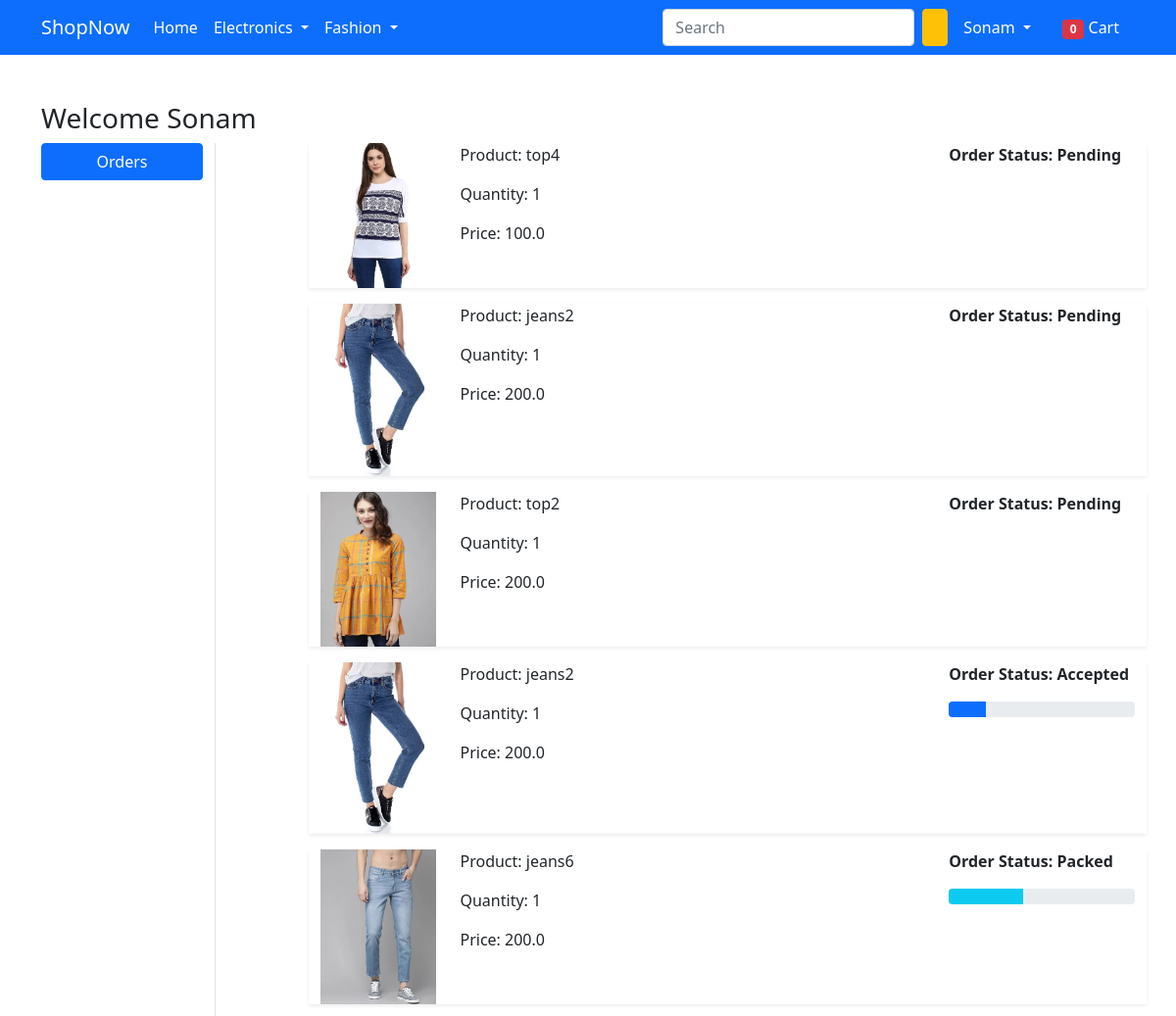
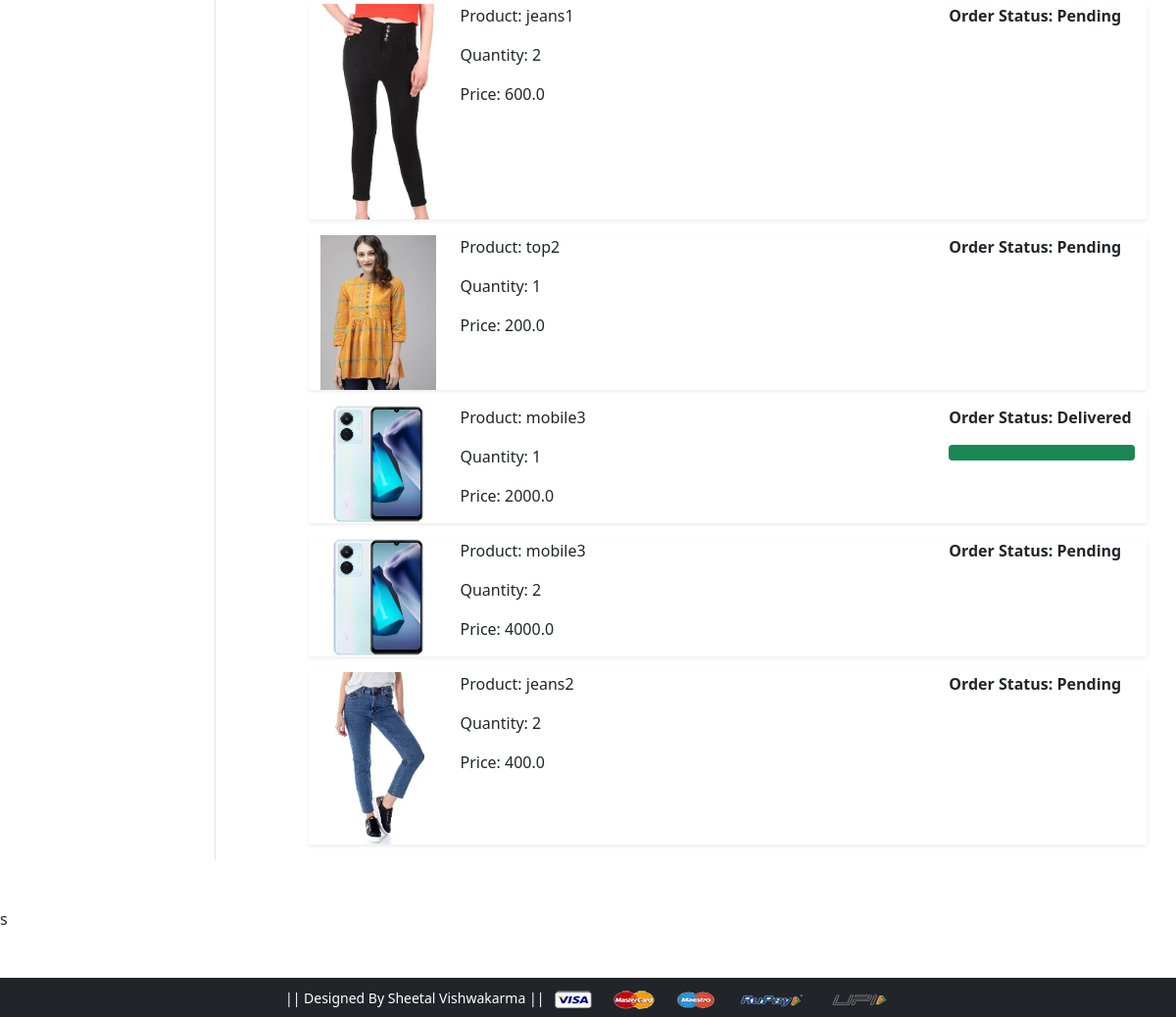
Screenshot of /orders/ (signed in) with the database file from the repository (2 pictures, top to bottom).
### app/models.py (models this page shows, shortened)
class OrderPlaced(models.Model):
    user = models.ForeignKey(User, on_delete=models.CASCADE)
    customer = models.ForeignKey(Customer, on_delete=models.
    CASCADE)
    product = models.ForeignKey(Product, on_delete=models.CASCADE)
    quantity = models.PositiveIntegerField(default=1)
    ordered_date = models.DateTimeField(auto_now_add=True)
    status = models.CharField(max_length=50,
    choices=STATUS_CHOICES,default='Pending')
    @property
    def total_cost(self):
        return self.quantity * self.product.discounted_price

class Product(models.Model):
    title = models.CharField(max_length=100)
    selling_price = models.FloatField()
    discounted_price = models.FloatField()
    description = models.TextField()
    brand = models.CharField(max_length=100)
    category = models.CharField(choices=CATEGORY_CHOICES,
    max_length=2)
    product_image = models.ImageField(upload_to='productimg')

### app/views.py (the view)
# urls.py: path('orders/', views.orders, name='orders'),
@login_required
def orders(request):
    totalitem = 0
    if request.user.is_authenticated:
        totalitem = len(Cart.objects.filter(user=request.user))
    op = OrderPlaced.objects.filter(user=request.user)
    return render(request, 'app/orders.html', {'order_placed':op, 'totalitem':totalitem})

### app/templates/app/orders.html (shortened to what this page needs)
{% extends 'app/base.html' %}
{% load static %}
{% block main-content %}
<div class="container my-5">
 <div class="row">
 <h3>Welcome <span class="text-capitalize"> {{request.user}} </span></h3>
  <div class="col-sm-2 border-end">
   <ul class="list-unstyled">
    <li class="d-grid"><a href="{% url 'orders' %}" class="btn btn-primary">Orders</a></li>
   </ul>
  </div>
  <div class="col-sm-9 offset-sm-1">
{% for op in order_placed %}
   <div class="row shadow-sm mb-3">
    <div class="col-sm-2">
        <img src="{{op.product.product_image.url}}" alt="" srcset="" class="img-fluid" height="150" width="150">
    </div>
    <div class="col-sm-7">
        <p>Product: {{op.product.title}}</p>
        <p>Quantity: {{op.quantity}}</p>
        <p>Price: {{op.total_cost}}</p>
    </div>
    <div class="col-sm-3 fw-bold">
        <p>Order Status: {{op.status}}</p>
        {% if op.status == 'Accepted' %}
        <div class="progress">
            <div class="progress-bar" role="progressbar"
            style="width: 20%" aria-valuenow="20" aria-valuemin="0" aria-valuemax="100">
        </div>
        </div>
        {% endif %}
        {% if op.status == 'Packed' %}
        <div class="progress">
            <div class="progress-bar bg-info" role="progressbar"
            style="width: 40%" aria-valuenow="40" aria-valuemin="0" aria-valuemax="100">
        </div>
        </div>
        {% endif %}
        {% if op.status == 'Delivered' %}
        <div class="progress">
            <div class="progress-bar bg-success" role="progressbar"
            style="width: 100%" aria-valuenow="100" aria-valuemin="0" aria-valuemax="100"></div>
        </div>
    {% endif %}
    </div>
    </div>
    {% endfor %}
   </div>
  </div>
 </div>
{% endblock main-content %}

### app/templates/app/base.html (shortened to what this page needs)
<!doctype html>
{% load static %}
<html lang="en">
  <head>
    <link href="https://cdn.jsdelivr.net/npm/bootstrap@5.0.0-beta1/dist/css/bootstrap.min.css" rel="stylesheet">
    <link rel="stylesheet" href="{% static 'app/css/owl.carousel.min.css' %}">
    <link rel="stylesheet" href="{% static 'app/css/all.min.css' %}">
    <link rel="stylesheet" href="{% static 'app/css/style.css' %}">
  </head>
  <body>
    <nav class="navbar navbar-expand-lg navbar-dark bg-primary">
     <div class="container">
       <a class="navbar-brand" href="/">ShopNow</a>
       <div class="collapse navbar-collapse" id="navbarSupportedContent">
         <ul class="navbar-nav me-auto mb-2 mb-lg-0">
           <li class="nav-item">
             <a class="nav-link active" aria-current="page" href="/">Home</a>
           </li>
           <li class="nav-item dropdown">
             <a class="nav-link dropdown-toggle text-white" href="#" id="electronicsDropdown" role="button" data-bs-toggle="dropdown" aria-expanded="false">
               Electronics
             </a>
           </li>
           <li class="nav-item dropdown">
             <a class="nav-link dropdown-toggle text-white" href="#" id="fashionDropdown" role="button" data-bs-toggle="dropdown" aria-expanded="false">
               Fashion
             </a>
           </li>
         </ul>
         <form class="d-flex">
           <input class="form-control me-2" type="search" placeholder="Search" aria-label="Search">
           <button class="btn btn-warning" type="submit"></button>
         </form>
         <div>
          <ul class="navbar-nav me-auto mb-2 mb-lg-0">
          {% if request.user.is_authenticated %}
           <li class="nav-item dropdown mx-2">
              <a class="nav-link dropdown-toggle text-white" href="#" id="profileDropdown" role="button" data-bs-toggle="dropdown" aria-expanded="false">
                {{request.user.username|capfirst}}
              </a>
            </li>
            <li class="nav-item mx-2">
             <a href="{% url 'showcart' %}" class="nav-link text-white"><span class="badge bg-danger">{{totalitem}}</span> Cart </a>
            </li>
            {% endif %}
          </ul>
         </div>
       </div>
     </div>
    </nav>
    {% block main-content %} {% endblock main-content %}
s
    <footer class="container-fluid bg-dark text-center p-2 mt-5">
        <small class="text-white"> || Designed By Sheetal Vishwakarma || </small>
        <img src="{% static 'app/images/payment.png' %}" alt="" srcset="" class="img-fluid" height="2px">
    </footer>
  </body>
</html>

### rows the page displays
OrderPlaced: product.product_image (picture), product "top4", quantity "1", total_cost "100.0", status "Pending"
OrderPlaced: product.product_image (picture), product "jeans2", quantity "1", total_cost "200.0", status "Pending"
OrderPlaced: product.product_image (picture), product "top2", quantity "1", total_cost "200.0", status "Pending"
OrderPlaced: product.product_image (picture), product "jeans2", quantity "1", total_cost "200.0", status "Accepted"
OrderPlaced: product.product_image (picture), product "jeans6", quantity "1", total_cost "200.0", status "Packed"
OrderPlaced: product.product_image (picture), product "jeans1", quantity "2", total_cost "600.0", status "Pending"
OrderPlaced: product.product_image (picture), product "top2", quantity "1", total_cost "200.0", status "Pending"
OrderPlaced: product.product_image (picture), product "mobile3", quantity "1", total_cost "2000.0", status "Delivered"
OrderPlaced: product.product_image (picture), product "mobile3", quantity "2", total_cost "4000.0", status "Pending"
OrderPlaced: product.product_image (picture), product "jeans2", quantity "2", total_cost "400.0", status "Pending"

### other values shown
{{ request.user.username|capfirst }} "Sonam"
{{ totalitem }} "0"
{{ request.user }} "Sonam"
